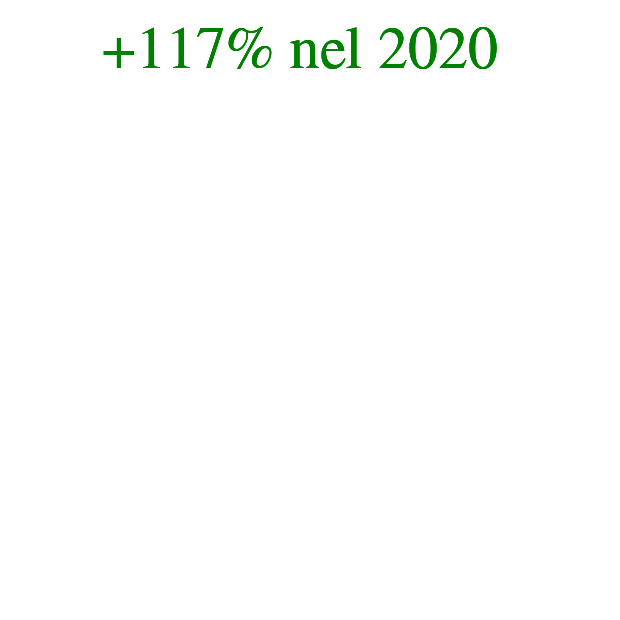

The notebook cell saved with this chart:
### Markdown cell above
The percentage increase is around 117%, thus I can add a text in the graph with this information. I exploit the `mark_text()` function of the `Chart()` class. I also specify the font and other style parameters.

### Code cell
text = alt.Chart(df
).mark_text(x=width/2, y=20, dx=-5,fontSize=30, color='green',text='+117% nel 2020',font=font
).encode()

text

### Figure 1 — Vega-Lite specification as saved in the notebook (floating-point values rounded to 4 significant figures)
{"config": {"axis": {"domainColor": "green"}, "view": {"width": 300, "height": 300}, "title": {"fontSize": 20}}, "encoding": {"y": {"axis": {"title": "Immatricolazioni Auto Ibride"}, "scale": {"domain": [0, 40000]}}, "x": {"axis": {"title": "Anno", "labelAngle": 0}}}, "data": {"name": "data-0caac22e0cde9bd71f1ead572e3ba5c1"}, "mark": {"type": "text", "color": "green", "dx": -5, "font": "utopia-std, serif", "fontSize": 30, "text": "+117% nel 2020", "x": 150.0, "y": 20}, "$schema": "https://vega.github.io/schema/vega-lite/v4.8.1.json", "datasets": {"data-0caac22e0cde9bd71f1ead572e3ba5c1": [{"Year": 2018, "Value": 4800}, {"Year": 2019, "Value": 12400}, {"Year": 2020, "Value": 32000}]}}
